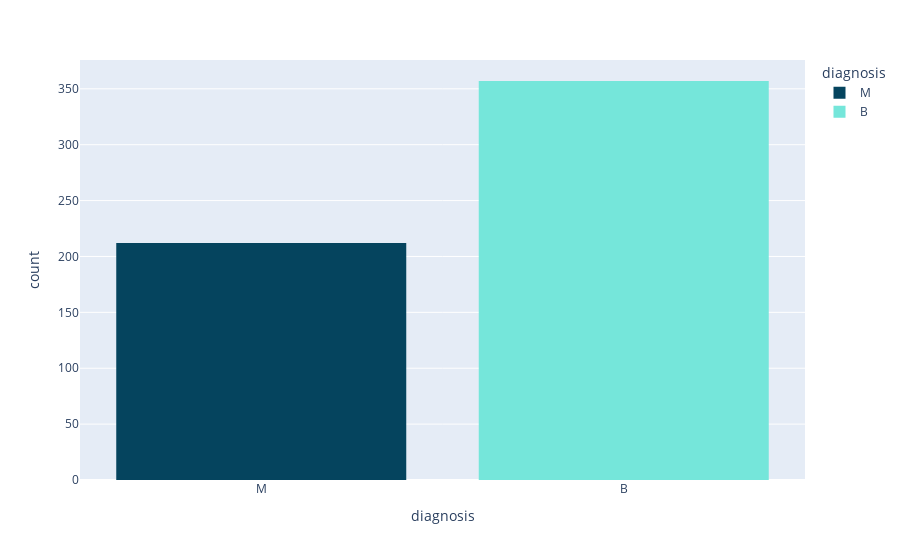

Notebook source saved alongside this figure:
### Code cell
px.histogram(data_frame=df, x='diagnosis', color='diagnosis',color_discrete_sequence=['#05445E','#75E6DA'])

### Figure 1 — Plotly figure (JSON) as saved in the notebook; plotly's stock layout.template omitted (floating-point values rounded to 4 significant figures; data arrays with more than 128 entries replaced by an {"elided": "..."} marker saying what was removed)
{"data": [{"alignmentgroup": "True", "bingroup": "x", "hovertemplate": "diagnosis=%{x}<br>count=%{y}<extra></extra>", "legendgroup": "M", "marker": {"color": "#05445E", "pattern": {"shape": ""}}, "name": "M", "offsetgroup": "M", "orientation": "v", "showlegend": true, "type": "histogram", "x": {"elided": "212 str values"}, "xaxis": "x", "yaxis": "y"}, {"alignmentgroup": "True", "bingroup": "x", "hovertemplate": "diagnosis=%{x}<br>count=%{y}<extra></extra>", "legendgroup": "B", "marker": {"color": "#75E6DA", "pattern": {"shape": ""}}, "name": "B", "offsetgroup": "B", "orientation": "v", "showlegend": true, "type": "histogram", "x": {"elided": "357 str values"}, "xaxis": "x", "yaxis": "y"}], "layout": {"barmode": "relative", "legend": {"title": {"text": "diagnosis"}, "tracegroupgap": 0}, "margin": {"t": 60}, "xaxis": {"anchor": "y", "categoryarray": ["M", "B"], "categoryorder": "array", "domain": [0, 1], "title": {"text": "diagnosis"}}, "yaxis": {"anchor": "x", "domain": [0, 1], "title": {"text": "count"}}}}
